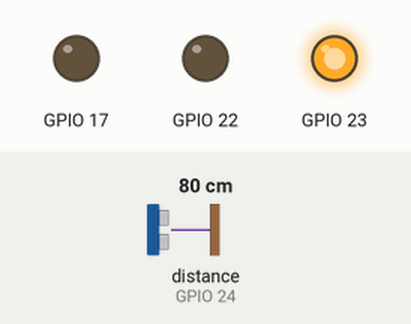
Bench run of a program on a simulated Raspberry Pi (BCM pin numbers). Parts: output pins drawn as LEDs (lit = HIGH). Inputs (shaded band) come from the test bench; at power-on: distance to the obstacle (sensor on GPIO 24) 80 cm. The echo pulse lasts 58.3 µs per cm.

Above: at 1.2 s.
1.3 s: distance to the obstacle (sensor on GPIO 24) set to 55 cm
2.8 s: distance to the obstacle (sensor on GPIO 24) set to 48 cm
At 4.1 s:
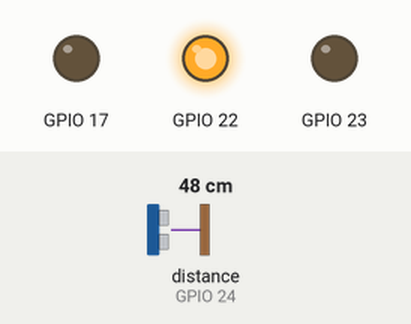
4.5 s: distance to the obstacle (sensor on GPIO 24) set to 23 cm
6.0 s: distance to the obstacle (sensor on GPIO 24) set to 18 cm
At 7.4 s:
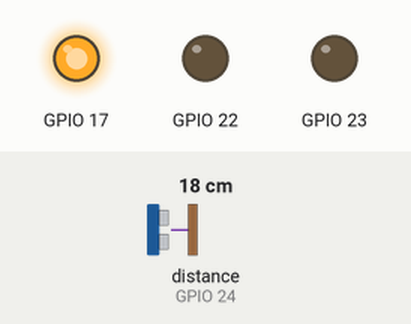
7.7 s: distance to the obstacle (sensor on GPIO 24) set to 35 cm
At 9.1 s:
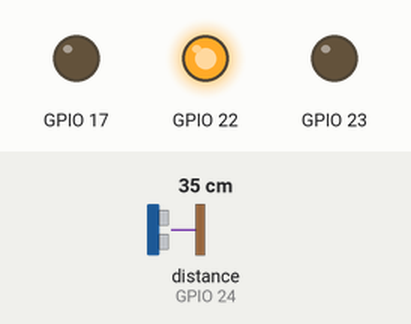
9.4 s: distance to the obstacle (sensor on GPIO 24) set to 2 cm
At 10.4 s:
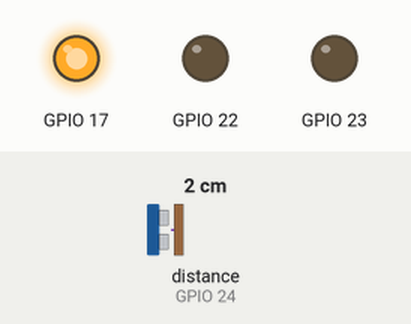
Timing chart, 0 to 12.1 s (numbered marks = the images above; inputs shaded):
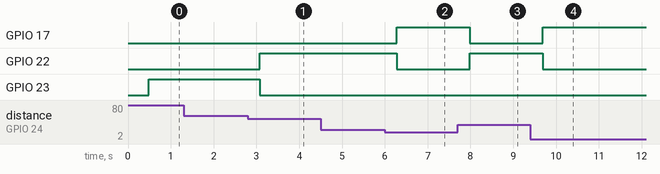

The program:

parking.py
```python
"""Parking sensor.

Wiring: the pedestrian-crossing LEDs (red -> GPIO17, yellow -> GPIO22, green -> GPIO23,
each through a resistor) and the distance-meter HC-SR04 (VCC -> 3.3V,
Trig -> GPIO25, Echo -> GPIO24, GND -> GND).
Green means clear (over 50 cm), yellow means slow, red means stop (20 cm or less).
"""

from gpiozero import DistanceSensor, LED
from time import sleep

sensor = DistanceSensor(echo=24, trigger=25, max_distance=2)
green, yellow, red = LED(23), LED(22), LED(17)

while True:
    cm = sensor.distance * 100
    green.value = int(cm > 50)
    yellow.value = int(20 < cm <= 50)
    red.value = int(cm <= 20)
    sleep(0.1)
```

Measured:
- the behaviour switches between 51 and 50 cm on distance to the obstacle (sensor on GPIO 24) (found by bisection; images 0 and 1)
- the behaviour switches between 21 and 20 cm on distance to the obstacle (sensor on GPIO 24) (found by bisection; images 1 and 2)
- after the input at 1.3 s, every drawn part: stays the same
- after the input at 2.8 s, GPIO 22: LOW → HIGH after 0.28 s; GPIO 23: HIGH → LOW after 0.28 s
- after the input at 4.5 s, every drawn part: stays the same
- after the input at 6.0 s, GPIO 17: LOW → HIGH after 0.28 s; GPIO 22: HIGH → LOW after 0.28 s
- after the input at 7.7 s, GPIO 17: HIGH → LOW after 0.28 s; GPIO 22: LOW → HIGH after 0.28 s
- after the input at 9.4 s, GPIO 17: LOW → HIGH after 0.28 s; GPIO 22: HIGH → LOW after 0.28 s
